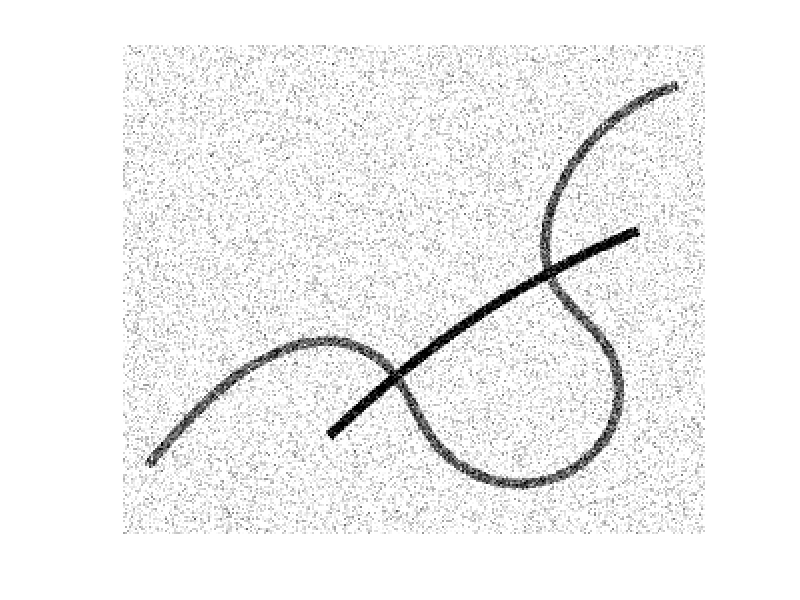
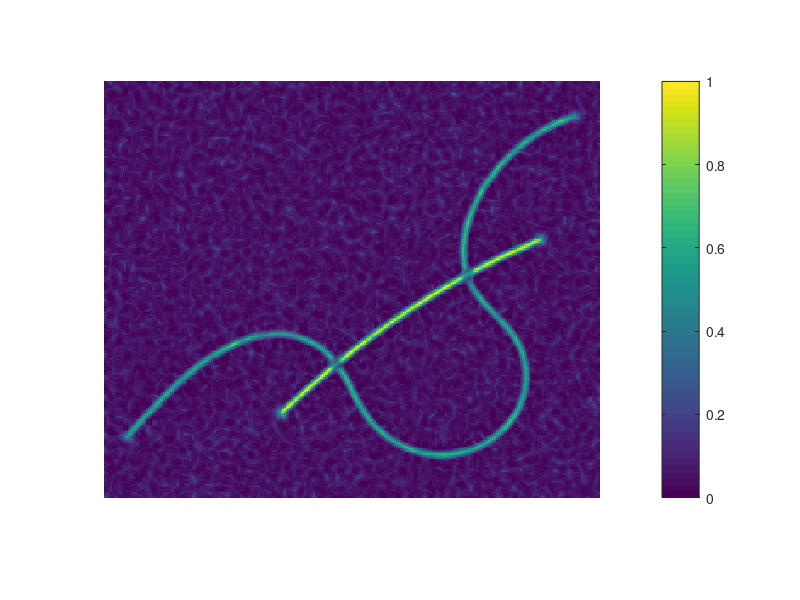

The MATLAB script that drew these images, in order: (Note: this script raises an error after producing the figures.)
clear variables; close all; clc;

%parameters setting.
numOriens=72;
alpha=4;
maximalRadius_Rectified=2;
maximalRadius_Tube=5;
gridScale=2*pi/numOriens;
origin=[0;0];

% load and demonstrate images.
load('data/rawImg.mat');
[numRows,numCols,numChannels]=size(rawImg);
figure(1);imagesc(rawImg);axis off;axis image;colormap gray;

% load the tubular score map used for generating the binary segmentation
% result.
load('data/tubularScore.mat');
figure(2);imagesc(tubularScore);axis off;axis image;colorbar;

% set the thresholding value for binarizing processing.
thresValue=0.35;
binarySeg = tubularScore>thresValue; % curvilinear strcuture segmentation.
skeletonMap = bwskel(binarySeg); % perform the skeletonization processing.
branchPtMap=bwmorph(skeletonMap,'branchpoints'); % find all the branch points
newSkeletonMap=RemoveNeighPointsFromEnlargedNeighbourhood(double(skeletonMap),double(branchPtMap));
seperateSkeletonMap=RemoveSmallSegments(newSkeletonMap,5);
figure(3);imagesc(seperateSkeletonMap);axis off;axis image;colorbar;

% next step is to perform a smoothing procedure to these disjoint
% skeletons. 
load('data/normalizedOS.mat');% normalizedOS is the normalized orientation score map whose values are ranged in [0,1];
options.eps=0.1;
options.numOriens=numOriens;
options.euclideanScale=[1.0;1.0;0.0];
options.model='Elastica2';
options.gridScale=gridScale;
options.origin=origin;
options.admPercent=0.99;
options.xi=4;
options.imageSize=[numRows;numCols];
options.smoothWidth=5;
options.maximalRadius=maximalRadius_Rectified;

try
[voronoiMap,taggedTrajectory]=ConstructVoronoiTessellation(seperateSkeletonMap,options.maximalRadius);
[cPaths_Rectified,~]=RectifySegmentEndPoints(voronoiMap,taggedTrajectory,exp(-alpha.*normalizedOS),options);
catch
load('cPaths_Rectified.mat');
end


% exhibit the smoothed candidate centerlines.
figure(4);imagesc(ones(numRows,numCols,3));colormap gray;axis image;axis off; hold on;
for j=1:size(cPaths_Rectified,2)
    mRescaledGeo=RescaledCoords(cPaths_Rectified{j}(1:2,:),origin,[gridScale;gridScale]);
    lengthCurve=size(cPaths_Rectified{j},2);
    angle=cPaths_Rectified{j}(3,round(lengthCurve/2));
    plot(mRescaledGeo(1,:),mRescaledGeo(2,:),...
        'color',[0.8*rand(1),min(1.1*rand(1),1),min(1.5*rand(1),0.9)],'LineWidth',3);
    mPt=zeros(2,1);
    mPt(1)=mRescaledGeo(1,round(lengthCurve/2))+6;
    mPt(2)=mRescaledGeo(2,round(lengthCurve/2))+6;
    leng=24;width=3;hatSize=18;
    h3=func_DrawArrow(mPt,mPt+leng*[cos(angle);sin(angle)],hatSize,'BaseAngle',30,'Width',width);
    set(h3,'Facecolor','r','EdgeColor','r');
end

% exhibit the curvature of these candidate centerlines.
smoothWidth=10;
figure(5);imagesc(ones(numRows,numCols,3)); axis image;axis off; hold on;
for j=1:size(cPaths_Rectified,2)   
    mRescaledGeodesic=RescaledCoords(cPaths_Rectified{j}(1:2,:),origin,[gridScale;gridScale]);
    c=CurvatureEstimationFromPath(cPaths_Rectified{j},smoothWidth);
    if j==5 ||j==6
        patch(cat(2,mRescaledGeodesic(1,3:end-1),nan),cat(2,mRescaledGeodesic(2,3:end-1),nan),[c(3:end-1) 0]',...
        'edgecolor','interp','MarkerFaceColor','flat','LineWidth',3);
    else 
        patch(cat(2,mRescaledGeodesic(1,1:end-1),nan),cat(2,mRescaledGeodesic(2,1:end-1),nan),[c(1:end-1) 0]',...
        'edgecolor','interp','MarkerFaceColor','flat','LineWidth',3);
    end

end
h=colorbar('north'); 
colormap turbo;
set(gca,'XTickLabel','');set(gca,'YTickLabel','');




